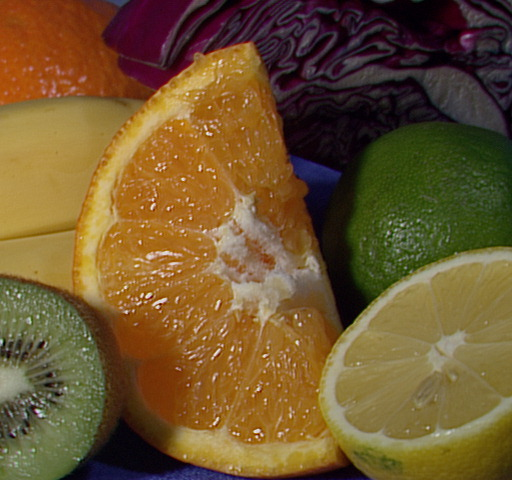
#> input picture Practice/fruits.jpg, 512 x 480 px
$ python 10_03_c_segment_color_hsv_circle_interactive.py
#> lines starting #> are read from the running program, lines starting #| are printed output that depends on the picture; after the words box and inside, x2 and y2 are one past the last pixel; in counts of white or black regions, pixels touching at a corner belong together

import cv2
import numpy as np
import math

last_coord = []
region_selected = False
mouse_clicked = False
actual_pixel_hsv = []
diff_h = 5
diff_s = 50
diff_v = 50

# Values for HSV visualization
# Size of the result image in pixels
HSV_SIZE_X = 256
HSV_SIZE_Y = HSV_SIZE_X
# Geometry values
HSV_SIZE_HALF = HSV_SIZE_X >> 1
HSV_CENTER_X = HSV_SIZE_HALF
HSV_CENTER_Y = HSV_SIZE_HALF
HSV_VALUE_SLIDER_HEIGHT = 30
HSV_V_VALUE_TICK_HEIGHT_HALF = 3
HSV_V_VALUE_TICK_BOUND_HEIGHT_HALF = 5
# To make sure the maximal distance of the circle gets value 255
HSV_FACTOR = 255 / HSV_SIZE_HALF
# Default V value
HSV_DEFAULT_V_VALUE = 192


# [8 lines left out: function draw_hs_line, not called in this run]


def draw_v_tick(im_in, val, hh, color, thick=1):
    tick_y = HSV_SIZE_Y + (HSV_VALUE_SLIDER_HEIGHT >> 1)
    tick_x = int(float(HSV_SIZE_X) * val / 255.0)
    cv2.line(im_in, (tick_x, tick_y - hh), (tick_x, tick_y + hh), color, thick)


def draw_saturation_circle(im_in, sat, color):
    radius = int(float(HSV_SIZE_HALF) * sat / 255.0)
    cv2.circle(im_in, (HSV_CENTER_X, HSV_CENTER_Y), radius, color)


def update_hsv_palette(value_v):
    global hsv_palette_circle, hsv_palette_circle_mask, hsv_palette_bgr

    hsv_palette_circle[hsv_palette_circle_mask > 0] = value_v
    hsv_palette_bgr = cv2.cvtColor(hsv_palette_circle, cv2.COLOR_HSV2BGR)
    tick_y = HSV_SIZE_Y + (HSV_VALUE_SLIDER_HEIGHT >> 1)
    cv2.line(hsv_palette_bgr, (0, tick_y), (HSV_SIZE_X, tick_y), (0, 0, 0), 1)
    draw_v_tick(hsv_palette_bgr, value_v, HSV_V_VALUE_TICK_HEIGHT_HALF, (0, 0, 0), 3)


# [159 lines left out: functions visualize_hsv_segment_parameters, segment_hsv_point, segment_hsv_region, mouse_click, not called in this run]


# Main program

im = cv2.imread('fruits.jpg', cv2.IMREAD_COLOR)
#> im is the input picture: shape (480, 512, 3); mean B, G, R 46.2, 85.6, 110.8
# [4 lines of commented-out code are left out]

im = cv2.GaussianBlur(im, (5, 5), sigmaX=2.0, sigmaY=2.0)
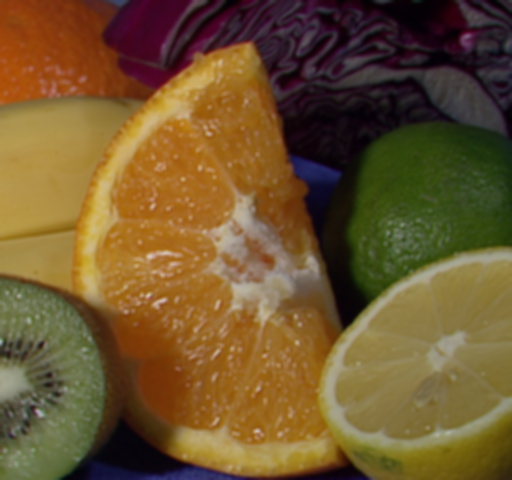
#> im: shape (480, 512, 3); mean B, G, R 46.2, 85.6, 110.8
im_hsv = cv2.cvtColor(im, cv2.COLOR_BGR2HSV)
#> im_hsv: shape (480, 512, 3); mean H, S, V 48.6, 157.2, 113.6

hsv_palette_circle = np.ndarray((HSV_SIZE_Y + HSV_VALUE_SLIDER_HEIGHT, HSV_SIZE_X, 3), np.uint8)
hsv_palette_circle_mask = np.ndarray((HSV_SIZE_Y + HSV_VALUE_SLIDER_HEIGHT, HSV_SIZE_X, 3), np.uint8)

print('Computing HSV palette image...')
for j in range(0, HSV_SIZE_Y + HSV_VALUE_SLIDER_HEIGHT):
    for i in range(0, HSV_SIZE_X):
        dist = math.sqrt((j - HSV_CENTER_Y) ** 2 + (i - HSV_CENTER_X) ** 2)
        if dist >= HSV_SIZE_X / 2:
            hsv_palette_circle[j, i] = [0, 0, 255]
            hsv_palette_circle_mask[j, i] = [0, 0, 0]
        else:
            hsv_palette_circle_mask[j, i] = [0, 0, 255]
            hsv_palette_circle[j, i, 2] = HSV_DEFAULT_V_VALUE
            hsv_palette_circle[j, i, 1] = dist * HSV_FACTOR
            angle = math.atan2((HSV_SIZE_Y - j - HSV_CENTER_Y), (i - HSV_CENTER_X)) / 2
            if angle < 0:
                hsv_palette_circle[j, i, 0] = math.degrees(angle) + 180
            else:
                hsv_palette_circle[j, i, 0] = math.degrees(angle)

print('Computing done.')
print('Usable keys: h, H, s, S, v, V, q')
print('Click a pixel or select a region using left mouse button.')

hsv_palette_bgr = cv2.cvtColor(hsv_palette_circle, cv2.COLOR_HSV2BGR)
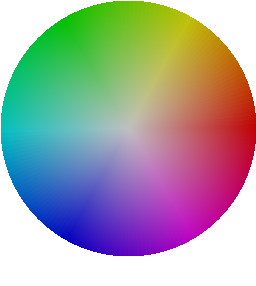
#> hsv_palette_bgr: shape (286, 256, 3); mean B, G, R 165.7, 165.7, 165.7
update_hsv_palette(HSV_DEFAULT_V_VALUE)
#> in update_hsv_palette, `cv2.line(hsv_palette_bgr, (0, tick_y), (HSV_SIZE_X, tick_y), (0, 0, 0)..`:
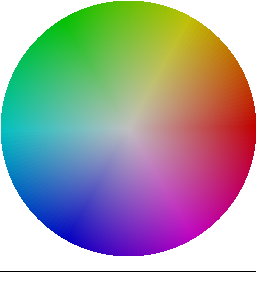
#> hsv_palette_bgr: shape (286, 256, 3); 0.35% of pixels changed, all inside (x1, y1, x2, y2) = (0, 271, 256, 272)
cv2.imshow('palette', hsv_palette_bgr)
cv2.imshow('origImg', im)
cv2.setMouseCallback('origImg', mouse_click)

while True:
    key = cv2.waitKey(0)
#> (key q is pressed here)

    if key == ord('q'):
        break

    if key == ord('h'):
        if diff_h > 1:
            diff_h = diff_h - 1
        segment_hsv_point()

    if key == ord('H'):
        if diff_h < 179:
            diff_h = diff_h + 1
        segment_hsv_point()

    if key == ord('s'):
        if diff_s > 5:
            diff_s = diff_s - 5
        segment_hsv_point()

    if key == ord('S'):
        if diff_s < 250:
            diff_s = diff_s + 5
        segment_hsv_point()

    if key == ord('v'):
        if diff_v > 5:
            diff_v = diff_v - 5
        segment_hsv_point()

    if key == ord('V'):
        if diff_v < 250:
            diff_v = diff_v + 5
        segment_hsv_point()


cv2.destroyAllWindows()

$ run again, with Practice/butterfly.jpg copied over Practice/fruits.jpg
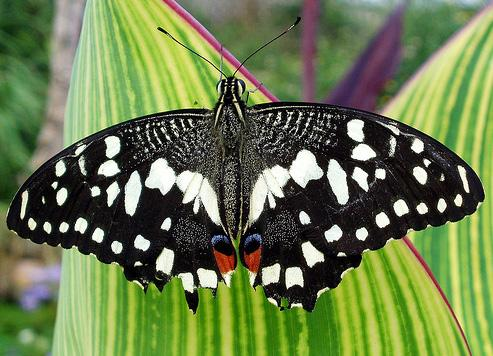
#> input picture Practice/butterfly.jpg, 493 x 356 px
#> im is the input picture: shape (356, 493, 3); mean B, G, R 77.2, 123.6, 107
#> `im = cv2.GaussianBlur(im, (5, 5), sigmaX=2.0, sigmaY=2.0)`:
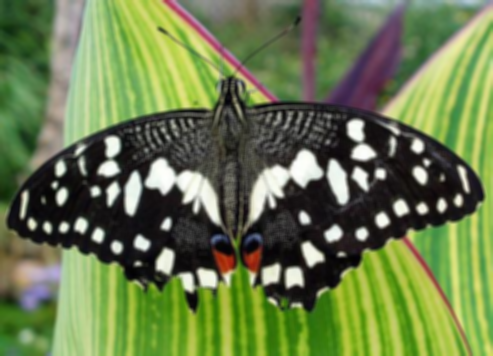
#> im: shape (356, 493, 3); mean B, G, R 77.2, 123.6, 107
#> im_hsv: shape (356, 493, 3); mean H, S, V 54.1, 93.2, 127
